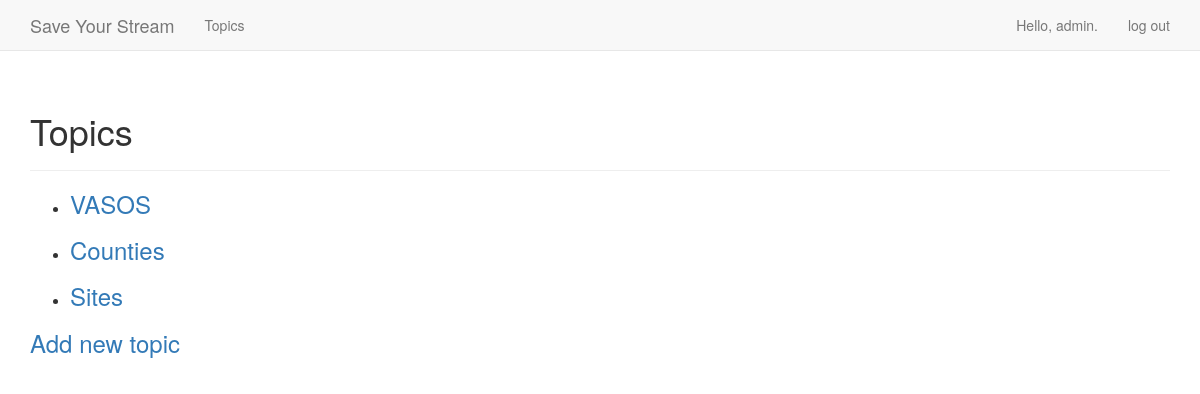
Page /topics/ (signed in) on the earlier database version.
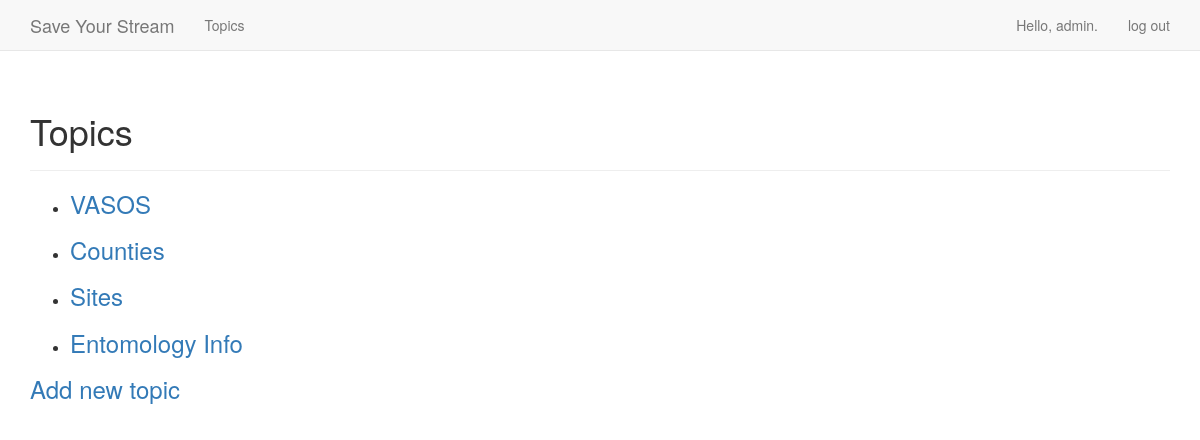
Same page on the later database version.
### projects/models.py (models this page shows)
class Topic(models.Model):
    text = models.CharField(max_length=200)
    date_added = models.DateTimeField(auto_now_add=True)
    owner = models.ForeignKey(User)
    def __str__(self):
        return self.text

### projects/views.py (the view)
# urls.py: url(r'^topics/$', views.topics, name ='topics'),
@login_required
def topics(request):
	"""Show all topics."""
	topics = Topic.objects.filter(owner=request.user).order_by('date_added')
	context = {'topics': topics}
	return render(request, 'projects/topics.html', context)

### projects/templates/projects/topics.html
{% extends "projects/base.html" %}
{% block header %}
  <h1>Topics</h1>
{% endblock header %}
{% block content %}
  <ul>
    {% for topic in topics %}
      <li>
		  <h3>
		  <a href="{% url 'projects:topic' topic.id %}">{{ topic }}</a>
		  </h3>
		</li>
    {% empty %}
      <li>No topics have been added yet.</li>
    {% endfor %}
  </ul>
  <h3><a href="{% url 'projects:new_topic' %}">Add new topic</a></h3>
{% endblock content %}

Differences in the rows shown:
added Topic: text "Entomology Info"
